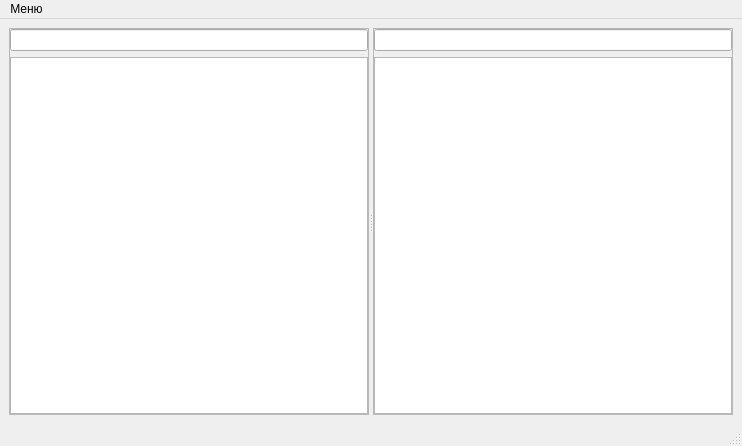
<?xml version="1.0" encoding="UTF-8"?>
<ui version="4.0">
 <class>MainWindow</class>
 <widget class="QMainWindow" name="MainWindow">
  <property name="geometry">
   <rect>
    <x>0</x>
    <y>0</y>
    <width>742</width>
    <height>446</height>
   </rect>
  </property>
  <property name="windowTitle">
   <string>Управление загруженными файлами</string>
  </property>
  <widget class="QWidget" name="centralwidget">
   <layout class="QVBoxLayout" name="verticalLayout">
    <item>
     <widget class="QSplitter" name="splitter">
      <property name="orientation">
       <enum>Qt::Horizontal</enum>
      </property>
      <widget class="QFrame" name="frame">
       <property name="frameShape">
        <enum>QFrame::StyledPanel</enum>
       </property>
       <property name="frameShadow">
        <enum>QFrame::Raised</enum>
       </property>
       <layout class="QVBoxLayout" name="verticalLayout_2">
        <property name="margin">
         <number>0</number>
        </property>
        <item>
         <widget class="QLineEdit" name="leMain">
          <property name="focusPolicy">
           <enum>Qt::NoFocus</enum>
          </property>
          <property name="readOnly">
           <bool>true</bool>
          </property>
         </widget>
        </item>
        <item>
         <widget class="QListWidget" name="lwMain">
          <property name="focusPolicy">
           <enum>Qt::StrongFocus</enum>
          </property>
         </widget>
        </item>
       </layout>
      </widget>
      <widget class="QFrame" name="frame_2">
       <property name="frameShape">
        <enum>QFrame::StyledPanel</enum>
       </property>
       <property name="frameShadow">
        <enum>QFrame::Raised</enum>
       </property>
       <layout class="QVBoxLayout" name="verticalLayout_3">
        <property name="margin">
         <number>0</number>
        </property>
        <item>
         <widget class="QLineEdit" name="leAux">
          <property name="focusPolicy">
           <enum>Qt::NoFocus</enum>
          </property>
          <property name="readOnly">
           <bool>true</bool>
          </property>
         </widget>
        </item>
        <item>
         <widget class="QListWidget" name="lwAux">
          <property name="focusPolicy">
           <enum>Qt::StrongFocus</enum>
          </property>
         </widget>
        </item>
       </layout>
      </widget>
     </widget>
    </item>
   </layout>
  </widget>
  <widget class="QMenuBar" name="menubar">
   <property name="geometry">
    <rect>
     <x>0</x>
     <y>0</y>
     <width>742</width>
     <height>21</height>
    </rect>
   </property>
   <widget class="QMenu" name="menu">
    <property name="title">
     <string>Меню</string>
    </property>
    <addaction name="action"/>
    <addaction name="action_2"/>
    <addaction name="action_3"/>
   </widget>
   <addaction name="menu"/>
  </widget>
  <widget class="QStatusBar" name="statusbar"/>
  <action name="action">
   <property name="text">
    <string>Сделать бэкап файла конфигурации</string>
   </property>
  </action>
  <action name="action_2">
   <property name="text">
    <string>Сохранить файл конфигурации</string>
   </property>
  </action>
  <action name="action_3">
   <property name="text">
    <string>Выход</string>
   </property>
  </action>
 </widget>
 <tabstops>
  <tabstop>lwMain</tabstop>
  <tabstop>lwAux</tabstop>
  <tabstop>leMain</tabstop>
  <tabstop>leAux</tabstop>
 </tabstops>
 <resources/>
 <connections/>
</ui>
